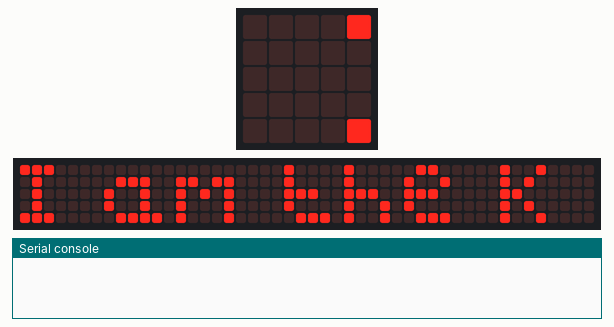
Simulated run of this program. Board: BBC micro:bit running MicroPython. Shown: the board's 5×5 LED display, a strip that is not on the board, showing the scrolling text unrolled, the last lines printed to the serial console. The 48×5 strip is a reading aid, not a part: it shows the text the display is scrolling, unrolled, one strip-width of it at a time.

Above: at 0.1 s.
At 5.0 s:
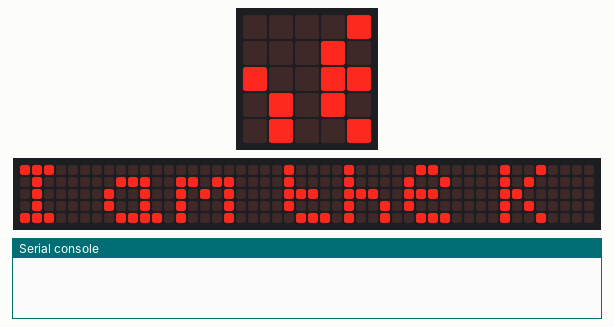
At 10.0 s:
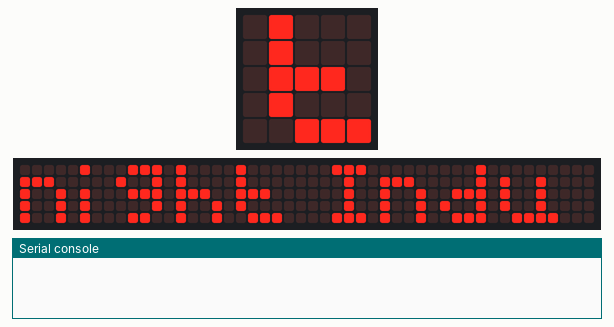
At 20.0 s:
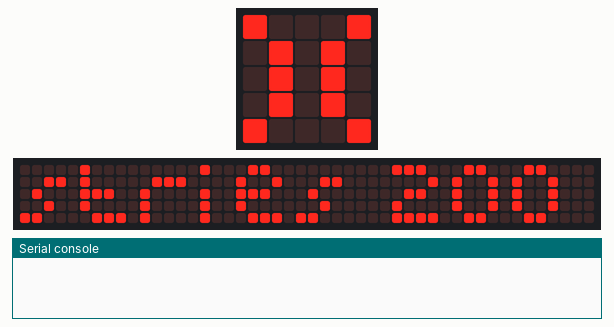
At 29.96 s:
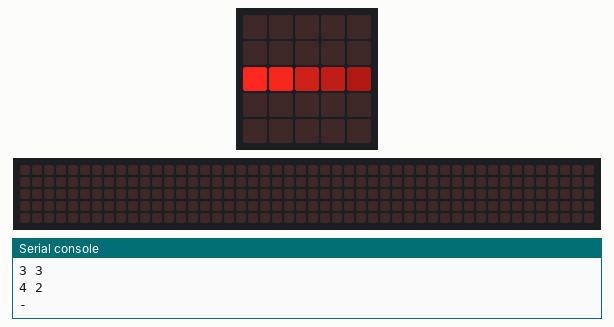
At 39.92 s:
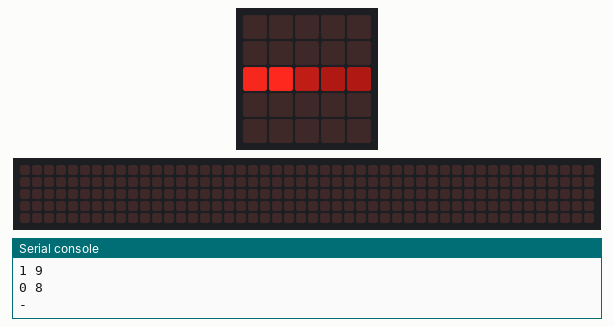

The program:

kitt.py
```python
from microbit import *

display.scroll("I am the Knight Industries 2000")

MAX_ROWS = 4
MAX_BRIGHTNESS = 9
MIN_BRIGHTNESS = 2

def scan(reverse=False):

    for i in range(0, 9):
        brightness = MAX_BRIGHTNESS

        row_range = range(0, i+1) if not reverse else range(i, -1, -1)

        counter = 0
        for j in row_range:
            x = i - j if not reverse else MAX_ROWS - j
            light_level = max(MIN_BRIGHTNESS, brightness) if counter >= 2 else MAX_BRIGHTNESS - counter
            print (x, light_level)
            if x <= MAX_ROWS and x >= 0:
                display.set_pixel(x, 2, light_level)
                counter += 1

            #if i >= 2:
            brightness -= 1

        print("-")
        if i < 8:
            sleep(100)

for x in range(0, MAX_ROWS+1):
    display.set_pixel(x, 2, MIN_BRIGHTNESS)

while True:

    scan()
    scan(reverse=True)
```
